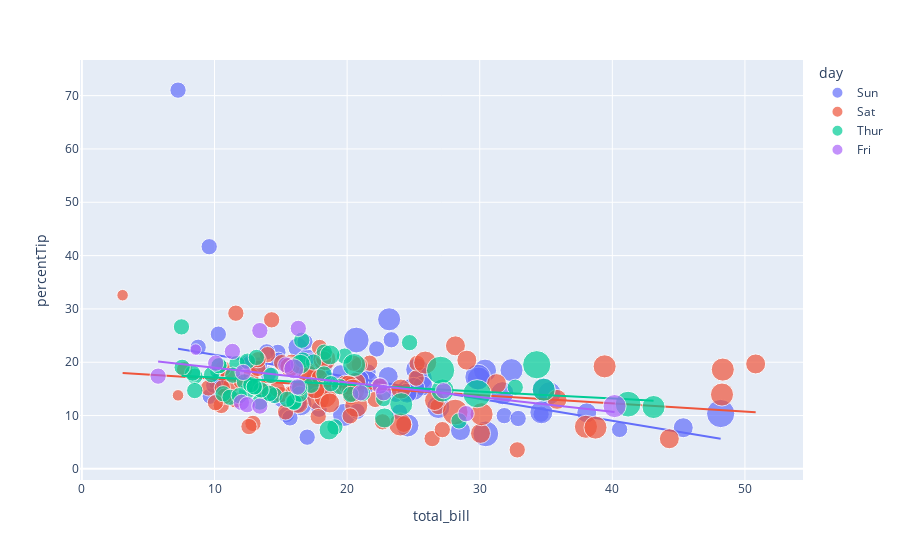

This figure's notebook cell:
### Code cell
px = px.scatter(data_frame = df, x="total_bill", y="percentTip", size="size", color= "day", trendline="ols")
px.show()
